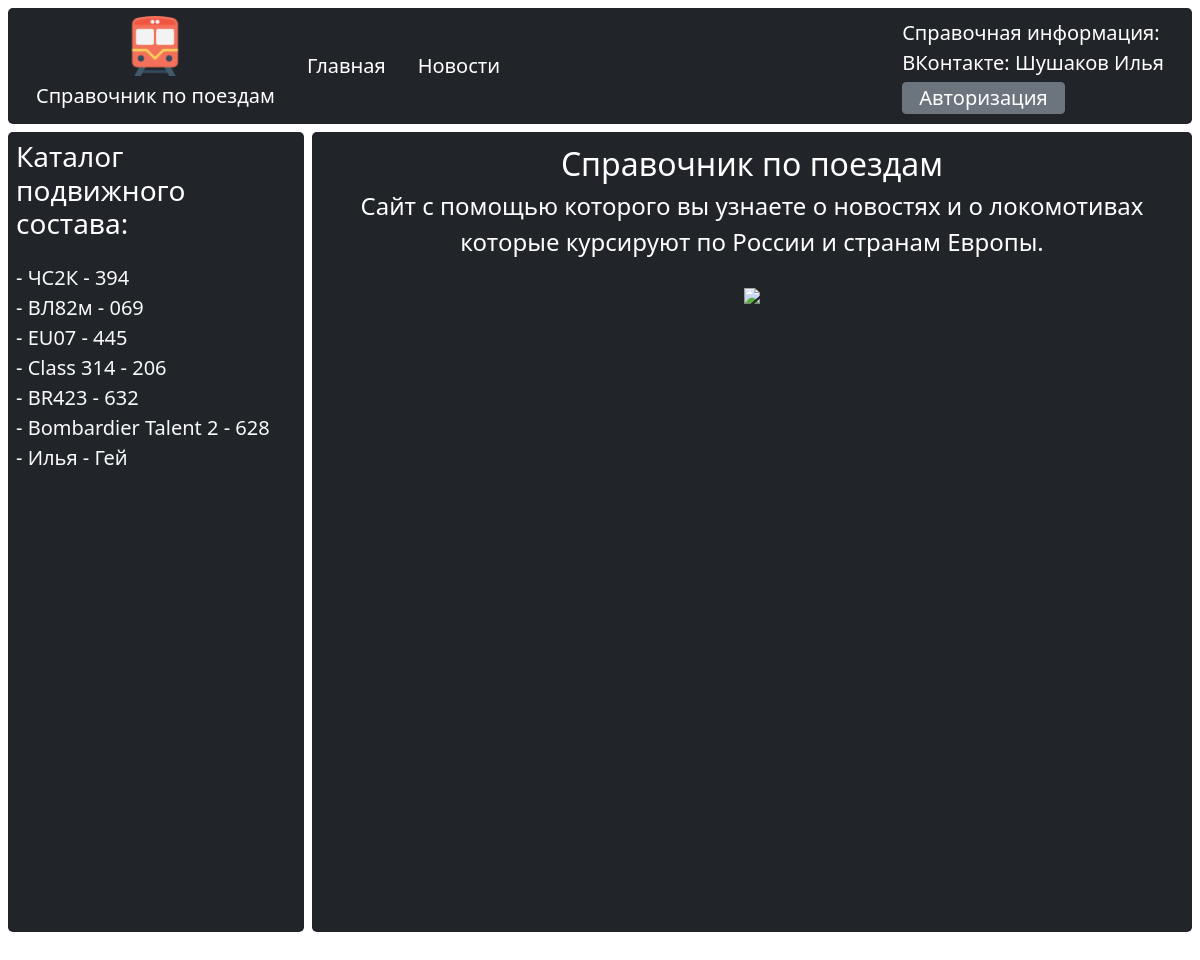
The page /home on the database its author committed.
### website/models.py (models this page shows)
class Locomotive(db.Model):
    id = db.Column(db.Integer, primary_key=True)
    series = db.Column(db.String(150), nullable=False)
    number = db.Column(db.String(150), nullable=False)
    power_type = db.Column(db.String(150), nullable=False)
    factory = db.Column(db.String(150), nullable=False)
    number_of_sections = db.Column(db.String(150), nullable=False)
    construction_speed = db.Column(db.String(150), nullable=False)
    type_of_braking = db.Column(db.String(150), nullable=False)
    opisanie = db.Column(db.String(150), nullable=False)
    name = db.Column(db.Text, nullable=False)
    mimetype = db.Column(db.Text, nullable=False)

### website/views.py (the view)
@views.route("/")
@views.route("/home")
def home():
    locomotives = Locomotive.query.all()
    return render_template("Glavnaya.html" , locomotives=locomotives, user=current_user )

### website/templates/Glavnaya.html (shortened to what this page needs)
{% extends "base.html" %}
{% block catalog %}
    {% for locomotive in locomotives %}
    <a href="/locomotive/{{locomotive.id}}" class="navbar-brand link-light pb-0 pt-0"> - {{locomotive.series }} - {{ locomotive.number}}</a>
    {% endfor %}
{% endblock %}
{% block info %}
<div>
    <div class="text-center fs-2">Справочник по поездам</div>
    <div class="text-center fs-4">Cайт с помощью которого вы узнаете о новостях и о локомотивах которые курсируют по России и странам Европы.</div>
    <div class="text-center">
        <img class="w-75" src="https://sun4-12.userapi.com/s/v1/if2/FCaVT2SXjMx7Hl_Z-SV4sP0m3H1sLkLSYavF2vP9TMldc0Bb250nP9b8C4RtxAcxKjwaDNbJrb_K-l-iLe0IUNlq.jpg?size=1000x667&quality=96&type=album">
    </div>
</div>
{% endblock %}

### website/templates/custom.css (style rules this page uses)
body { min-height: 100vh; margin-bottom: 60px; flex-direction: column; }

### rows shown on the page
Locomotive: series "ЧС2К", number "394"
Locomotive: series "ВЛ82м", number "069"
Locomotive: series "EU07", number "445"
Locomotive: series "Class 314", number "206"
Locomotive: series "BR423", number "632"
Locomotive: series "Bombardier Talent 2", number "628"
Locomotive: series "Илья", number "Гей"
